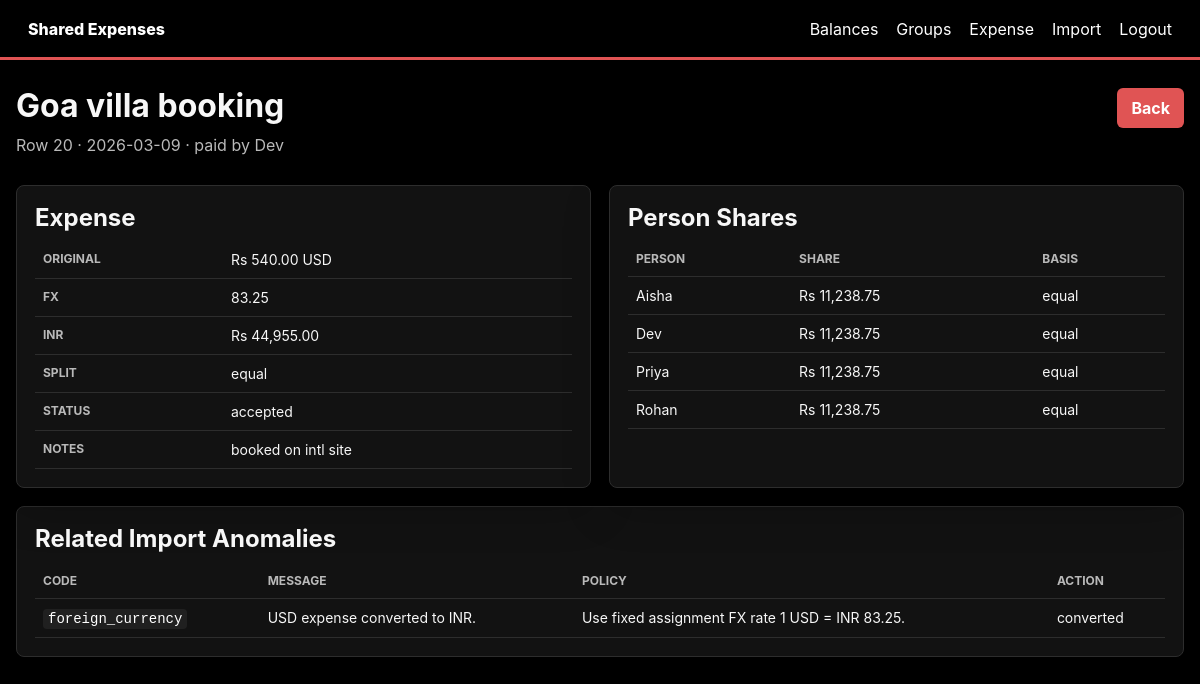
/expenses/17 (signed in), run on the app's committed database.
### tables this page shows
CREATE TABLE expenses (
                id INTEGER PRIMARY KEY,
                group_id INTEGER NOT NULL REFERENCES groups(id),
                source_row INTEGER,
                expense_date TEXT NOT NULL,
                description TEXT NOT NULL,
                paid_by TEXT NOT NULL,
                amount_original_cents INTEGER NOT NULL,
                currency TEXT NOT NULL,
                fx_rate TEXT NOT NULL,
                amount_inr_cents INTEGER NOT NULL,
                split_type TEXT NOT NULL,
                status TEXT NOT NULL DEFAULT 'accepted',
                notes TEXT
            , category TEXT NOT NULL DEFAULT 'Uncategorized', batch_id INTEGER);

CREATE TABLE expense_splits (
                id INTEGER PRIMARY KEY,
                expense_id INTEGER NOT NULL REFERENCES expenses(id) ON DELETE CASCADE,
                person_name TEXT NOT NULL,
                share_cents INTEGER NOT NULL,
                basis TEXT NOT NULL
            );

CREATE TABLE import_anomalies (
                id INTEGER PRIMARY KEY,
                batch_id INTEGER NOT NULL REFERENCES import_batches(id),
                row_number INTEGER NOT NULL,
                code TEXT NOT NULL,
                severity TEXT NOT NULL,
                message TEXT NOT NULL,
                policy TEXT NOT NULL,
                action TEXT NOT NULL,
                review_required INTEGER NOT NULL DEFAULT 0
            , resolved_at TEXT, resolved_action TEXT, resolution_note TEXT);

### app.py (the view)
@app.route("/expenses/<int:expense_id>")
@login_required
def expense_detail(expense_id):
    with db() as conn:
        expense = conn.execute("SELECT * FROM expenses WHERE id=?", (expense_id,)).fetchone()
        splits = conn.execute("SELECT * FROM expense_splits WHERE expense_id=? ORDER BY person_name", (expense_id,)).fetchall()
        anomalies = conn.execute("SELECT * FROM import_anomalies WHERE row_number=? ORDER BY id", (expense["source_row"],)).fetchall() if expense else []
    if not expense:
        flash("Expense not found.", "error")
        return redirect(url_for("dashboard"))
    return render_template("expense_detail.html", expense=expense, splits=splits, anomalies=anomalies)

### app.py (called while the page is built)
def money(value: Decimal | str | int | float) -> Decimal:
    return Decimal(str(value)).quantize(MONEY, rounding=ROUND_HALF_UP)

def from_cents(value: int) -> Decimal:
    return money(Decimal(value) / 100)

@contextmanager
def db():
    conn = sqlite3.connect(DB_PATH)
    conn.row_factory = sqlite3.Row
    conn.execute("PRAGMA foreign_keys = ON")
    try:
        yield conn
        conn.commit()
    except Exception:
        conn.rollback()
        raise
    finally:
        conn.close()

def login_required(view):
    @wraps(view)
    def wrapped(*args, **kwargs):
        if "user_id" not in session:
            return redirect(url_for("login"))
        return view(*args, **kwargs)
    return wrapped

@app.template_filter("cents")
def cents_filter(value):
    return f"Rs {from_cents(value):,.2f}"
    return f"₹{from_cents(value):,.2f}"

### templates/expense_detail.html
{% extends "base.html" %}
{% block content %}
<div class="heading">
  <div>
    <h1>{{ expense.description }}</h1>
    <p>Row {{ expense.source_row or 'manual' }} · {{ expense.expense_date }} · paid by {{ expense.paid_by }}</p>
  </div>
  <a class="button" href="{{ url_for('dashboard', group_id=expense.group_id) }}">Back</a>
</div>
<section class="grid two">
  <div class="panel">
    <h2>Expense</h2>
    <table>
      <tr><th>Original</th><td>{{ expense.amount_original_cents|cents }} {{ expense.currency }}</td></tr>
      <tr><th>FX</th><td>{{ expense.fx_rate }}</td></tr>
      <tr><th>INR</th><td>{{ expense.amount_inr_cents|cents }}</td></tr>
      <tr><th>Split</th><td>{{ expense.split_type }}</td></tr>
      <tr><th>Status</th><td>{{ expense.status }}</td></tr>
      <tr><th>Notes</th><td>{{ expense.notes or '' }}</td></tr>
    </table>
  </div>
  <div class="panel">
    <h2>Person Shares</h2>
    <table>
      <tr><th>Person</th><th>Share</th><th>Basis</th></tr>
      {% for split in splits %}
        <tr><td>{{ split.person_name }}</td><td>{{ split.share_cents|cents }}</td><td>{{ split.basis }}</td></tr>
      {% endfor %}
    </table>
  </div>
</section>
<section class="panel">
  <h2>Related Import Anomalies</h2>
  {% if anomalies %}
    <table>
      <tr><th>Code</th><th>Message</th><th>Policy</th><th>Action</th></tr>
      {% for a in anomalies %}
        <tr><td><code>{{ a.code }}</code></td><td>{{ a.message }}</td><td>{{ a.policy }}</td><td>{{ a.action }}</td></tr>
      {% endfor %}
    </table>
  {% else %}
    <p>No anomalies were recorded for this expense row.</p>
  {% endif %}
</section>
{% endblock %}

### static/styles.css (style rules this page uses)
:root { --ink: #f7f7f7; --muted: #b9b9b9; --line: #2d2d2d; --panel: #121212; --panel-soft: #191919; --bg: #000000; --accent: #E05454; --accent-dark: #b93f3f; --danger: #E05454; --good: #f7f7f7; }
* { box-sizing: border-box; }
body { margin: 0; font-family: Inter, Segoe UI, Arial, sans-serif; color: var(--ink); background: var(--bg); }
a { color: var(--accent); text-decoration: none; }
.heading { display: flex; justify-content: space-between; align-items: start; gap: 20px; margin-bottom: 18px; }
h1, h2 { margin: 0 0 10px; line-height: 1.15; }
p { color: var(--muted); margin: 0 0 12px; }
.grid { display: grid; gap: 18px; margin-bottom: 18px; }
.two { grid-template-columns: repeat(2, minmax(0, 1fr)); }
.panel { background: var(--panel); border: 1px solid var(--line); box-shadow: 0 18px 45px rgba(0, 0, 0, 0.28); border-radius: 8px; padding: 18px; overflow-x: auto; }
button, .button { border: 0; border-radius: 6px; background: var(--accent); color: #fff; padding: 10px 14px; font-weight: 700; cursor: pointer; display: inline-block; }
table { width: 100%; border-collapse: collapse; font-size: 14px; }
th, td { text-align: left; border-bottom: 1px solid var(--line); padding: 10px 8px; vertical-align: top; }
th { color: var(--muted); font-size: 12px; text-transform: uppercase; }
code { background: #202020; color: #fff; padding: 2px 5px; border-radius: 4px; }

### data on the page
expenses: description "Goa villa booking", source_row "20", expense_date "2026-03-09", paid_by "Dev", amount_original_cents|cents "Rs 540.00", currency "USD", fx_rate "83.25", amount_inr_cents|cents "Rs 44,955.00", split_type "equal", status "accepted", notes "booked on intl site"
expense_splits: person_name "Aisha", share_cents|cents "Rs 11,238.75", basis "equal"
expense_splits: person_name "Dev", share_cents|cents "Rs 11,238.75", basis "equal"
expense_splits: person_name "Priya", share_cents|cents "Rs 11,238.75", basis "equal"
expense_splits: person_name "Rohan", share_cents|cents "Rs 11,238.75", basis "equal"
import_anomalies: code "foreign_currency", message "USD expense converted to INR.", policy "Use fixed assignment FX rate 1 USD = INR 83.25.", action "converted"
